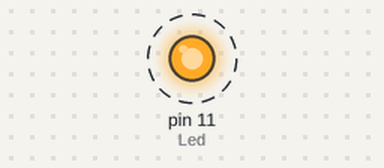
Simulated run of this sketch. Board: Arduino Uno, built with avr-gcc and run on an emulated ATmega328P. On the bench: output pins drawn as LEDs (lit = HIGH). Dashed ring = blinking.

Above: at 0.02 s.
Timing chart, 0 to 3.0 s (numbered marks = the images above):
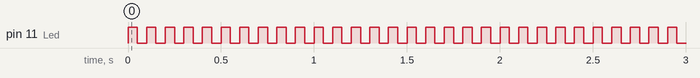

The sketch:

I_Led_01.ino
```cpp
int Led = 11;

void setup() {
  pinMode(Led, OUTPUT);
}

void loop() {
  digitalWrite(Led, HIGH);
  delay(50);
  digitalWrite(Led, LOW);
  delay(50);
}
```

Measured:
- by itself, pin 11 (Led): alternates HIGH for 0.05 s and LOW for 0.05 s
